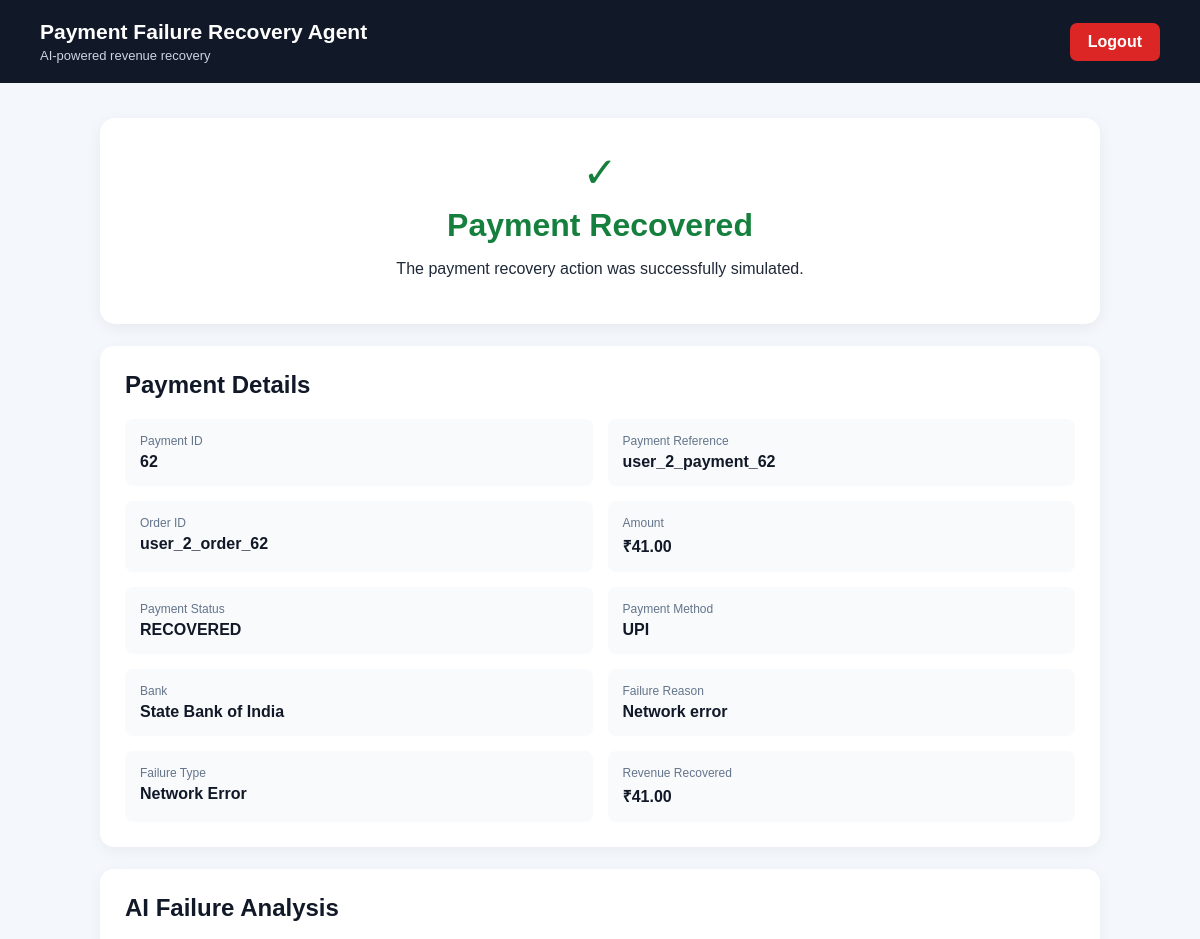
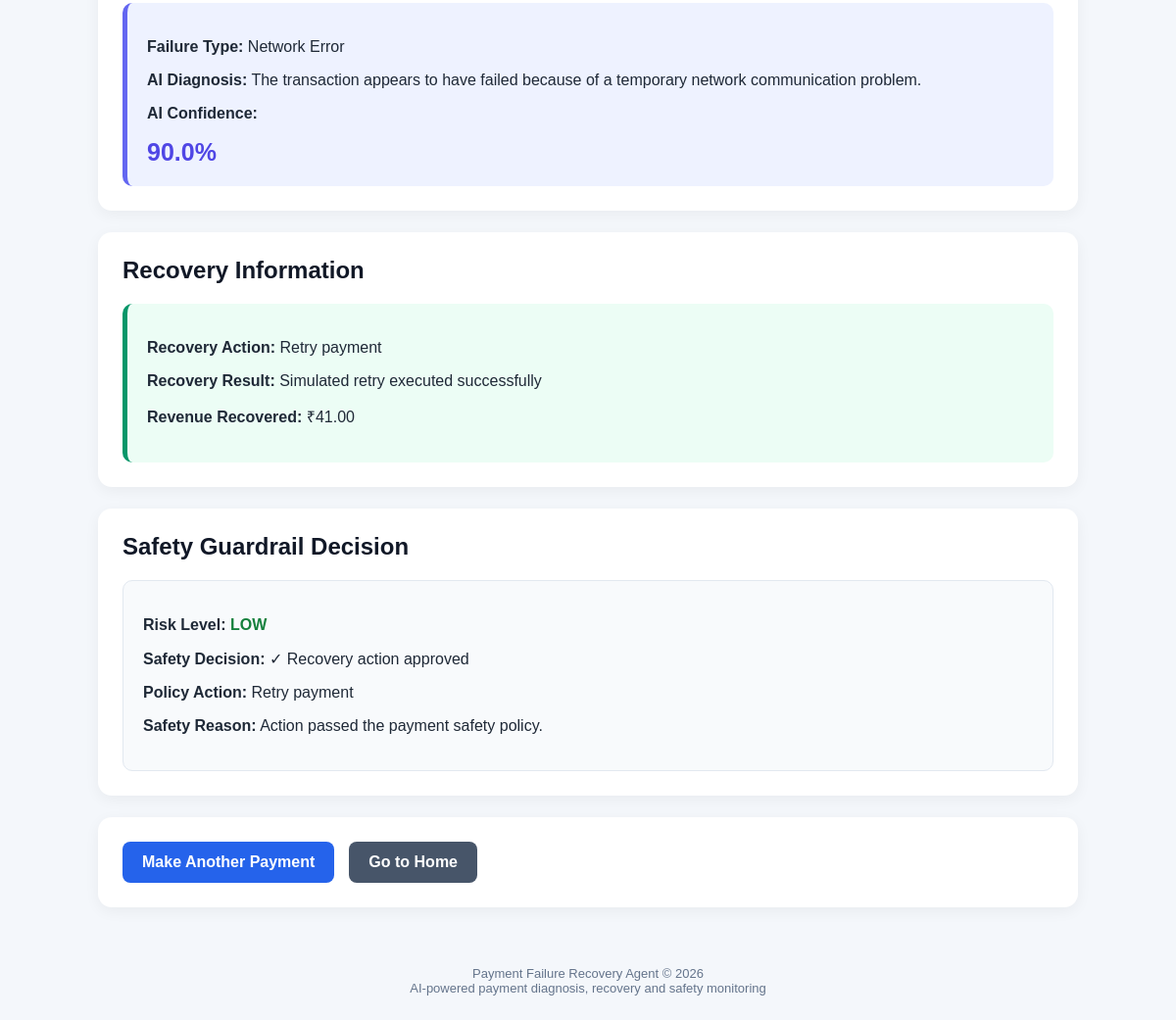
The app's page /payment-result/62/ (signed in) with its own data (2 pictures, top to bottom).
### payments/models.py (models this page shows, shortened)
class Payment(models.Model):
    user = models.ForeignKey(
        User,
        on_delete=models.CASCADE,
        null=True,
        blank=True,
        related_name="payments"
    )
    payment_id = models.CharField(
        max_length=255,
        unique=True
    )
    order_id = models.CharField(
        max_length=100,
        blank=True,
        null=True
    )
    amount = models.DecimalField(
        max_digits=12,
        decimal_places=2,
        default=0
    )
    payment_method = models.CharField(
        max_length=100,
        blank=True,
        null=True
    )
    bank = models.CharField(
        max_length=100,
        blank=True,
        null=True
    )
    failure_type = models.CharField(
        max_length=100,
        blank=True,
        null=True
    )
    failure_reason = models.CharField(
        max_length=255,
        blank=True,
        null=True
    )
    cancellation_reason = models.CharField(
        max_length=100,
        blank=True,
        null=True
    )
    status = models.CharField(
        max_length=50,
        default="FAILED"
    )
    retry_count = models.PositiveIntegerField(
        default=0
    )
    ai_diagnosis = models.TextField(
        blank=True,
        null=True
    )
    ai_confidence = models.FloatField(
        blank=True,
        null=True
    )
    recovery_action = models.CharField(
        max_length=255,
        blank=True,
        null=True
    )
    recovery_result = models.TextField(
        blank=True,
        null=True
    )
    revenue_recovered = models.DecimalField(
        max_digits=12,
        decimal_places=2,
        default=0
    )
    created_at = models.DateTimeField(
        auto_now_add=True
    )
    updated_at = models.DateTimeField(
        auto_now=True
    )

class RecoveryAudit(models.Model):
    payment = models.ForeignKey(
        Payment,
        on_delete=models.CASCADE,
        related_name="recovery_audits"
    )
    failure_type = models.CharField(
        max_length=100,
        blank=True,
        null=True
    )
    cancellation_reason = models.CharField(
        max_length=100,
        blank=True,
        null=True
    )
    root_cause = models.CharField(
        max_length=255,
        blank=True,
        null=True
    )
    recommended_action = models.CharField(
        max_length=255,
        blank=True,
        null=True
    )
    confidence = models.FloatField(
        blank=True,
        null=True
    )
    policy_action = models.CharField(
        max_length=255,
        blank=True,
        null=True
    )
    allowed = models.BooleanField(
        default=False
    )
    risk_level = models.CharField(
        max_length=50,
        blank=True,
        null=True
    )
    executed = models.BooleanField(
        default=False
    )
    result = models.TextField(
        blank=True,
        null=True
    )
    reason = models.TextField(
        blank=True,
        null=True
    )
    created_at = models.DateTimeField(
        auto_now_add=True
    )

### payments/views.py (the view)
@login_required
def payment_result(
    request,
    payment_id
):
    if request.user.is_staff:
        payment = get_object_or_404(
            Payment,
            id=payment_id
        )
    else:
        payment = get_object_or_404(
            Payment,
            id=payment_id,
            user=request.user
        )
    latest_audit = (
        RecoveryAudit.objects
        .filter(
            payment=payment
        )
        .order_by("-id")
        .first()
    )
    failure_type = (
        payment.failure_type
        or ""
    ).strip()
    if (
        not failure_type
        and latest_audit
    ):
        failure_type = (
            latest_audit.failure_type
            or ""
        ).strip()
    if not failure_type:
        failure_type = (
            "Unknown Failure"
        )
    confidence_percent = None
    if payment.ai_confidence is not None:
        confidence_percent = round(
            float(
                payment.ai_confidence
            ) * 100,
            1
        )
    ai_diagnosis = (
        payment.ai_diagnosis
        or "Not analyzed"
    )
    recovery_action = (
        payment.recovery_action
        or "Not available"
    )
    recovery_result = (
        payment.recovery_result
        or "No recovery attempt"
    )
    context = {
        "payment":
            payment,
        "audit":
            latest_audit,
        "latest_audit":
            latest_audit,
        "failure_type":
            failure_type,
        "confidence_percent":
            confidence_percent,
        "ai_diagnosis":
            ai_diagnosis,
        "recovery_action":
            recovery_action,
        "recovery_result":
            recovery_result,
        "is_admin":
            request.user.is_staff,
    }
    return render(
        request,
        "payments/payment_result.html",
        context
    )

### payments/templates/payments/payment_result.html (shortened to what this page needs)
<!DOCTYPE html>
<html lang="en">
<head>
</head>
<body>
<header class="header">
    <div>
        <div class="brand">
            Payment Failure Recovery Agent
        </div>
        <div class="subtitle">
            AI-powered revenue recovery
        </div>
    </div>
    <a href="{% url 'logout' %}" class="logout">
        Logout
    </a>
</header>
<div class="container">
    <div class="result-header">
        {% if payment.status == "RECOVERED" %}
            <div class="result-icon success">
                ✓
            </div>
            <h1 class="success">
                Payment Recovered
            </h1>
            <p>
                The payment recovery action was successfully simulated.
            </p>
        {% endif %}
    </div>
    <div class="card">
        <h2>
            Payment Details
        </h2>
        <div class="details-grid">
            <div class="detail">
                <div class="detail-label">
                    Payment ID
                </div>
                <div class="detail-value">
                    {{ payment.id }}
                </div>
            </div>
            <div class="detail">
                <div class="detail-label">
                    Payment Reference
                </div>
                <div class="detail-value">
                    {{ payment.payment_id }}
                </div>
            </div>
            <div class="detail">
                <div class="detail-label">
                    Order ID
                </div>
                <div class="detail-value">
                    {{ payment.order_id }}
                </div>
            </div>
            <div class="detail">
                <div class="detail-label">
                    Amount
                </div>
                <div class="detail-value">
                    ₹{{ payment.amount }}
                </div>
            </div>
            <div class="detail">
                <div class="detail-label">
                    Payment Status
                </div>
                <div class="detail-value">
                    {{ payment.status }}
                </div>
            </div>
            <div class="detail">
                <div class="detail-label">
                    Payment Method
                </div>
                <div class="detail-value">
                    {{ payment.payment_method }}
                </div>
            </div>
            <div class="detail">
                <div class="detail-label">
                    Bank
                </div>
                <div class="detail-value">
                    {{ payment.bank }}
                </div>
            </div>
            <div class="detail">
                <div class="detail-label">
                    Failure Reason
                </div>
                <div class="detail-value">
                    {{ payment.failure_reason }}
                </div>
            </div>
            <div class="detail">
                <div class="detail-label">
                    Failure Type
                </div>
                <div class="detail-value">
                    {{ failure_type }}
                </div>
            </div>
            <div class="detail">
                <div class="detail-label">
                    Revenue Recovered
                </div>
                <div class="detail-value">
                    ₹{{ payment.revenue_recovered }}
                </div>
            </div>
        </div>
    </div>
    <div class="card">
        <h2>
            AI Failure Analysis
        </h2>
        <div class="diagnosis-box">
            <p>
                <strong>Failure Type:</strong>
                {{ failure_type }}
            </p>
            <p>
                <strong>AI Diagnosis:</strong>
                {{ ai_diagnosis }}
            </p>
            <p>
                <strong>AI Confidence:</strong>
            </p>
            {% if confidence_percent != None %}
                <div class="confidence">
                    {{ confidence_percent }}%
                </div>
            {% else %}
                <div class="confidence">
                    Not Available
                </div>
            {% endif %}
        </div>
    </div>
    <div class="card">
        <h2>
            Recovery Information
        </h2>
        <div class="recovery-box">
            <p>
                <strong>Recovery Action:</strong>
                {{ recovery_action }}
            </p>
            <p>
                <strong>Recovery Result:</strong>
                {{ recovery_result }}
            </p>
            <p>
                <strong>Revenue Recovered:</strong>
                ₹{{ payment.revenue_recovered }}
            </p>
        </div>
    </div>
    {% if audit %}
    <div class="card">
        <h2>
            Safety Guardrail Decision
        </h2>
        <div class="guardrail-box">
            <p>
                <strong>Risk Level:</strong>
                {% if audit.risk_level == "LOW" %}
                    <span class="risk-low">
                        LOW
                    </span>
                {% elif audit.risk_level == "HIGH" %}
                    <span class="risk-high">
                        HIGH
                    </span>
                {% else %}
                    <span class="risk-medium">
                        {{ audit.risk_level }}
                    </span>
                {% endif %}
            </p>
            <p>
                <strong>Safety Decision:</strong>
                {% if audit.allowed %}
                    ✓ Recovery action approved
                {% else %}
                    ✕ Recovery action blocked
                {% endif %}
            </p>
            <p>
                <strong>Policy Action:</strong>
                {{ audit.policy_action }}
            </p>
            <p>
                <strong>Safety Reason:</strong>
                {{ audit.reason }}
            </p>
        </div>
    </div>
    {% endif %}
    <div class="card">
        <div class="buttons">
            <a href="{% url 'make_payment' %}"
               class="btn primary">
                Make Another Payment
            </a>
            <a href="{% url 'dashboard' %}"
               class="btn secondary">
                Go to Home
            </a>
        </div>
    </div>
</div>
<footer>
    Payment Failure Recovery Agent © 2026
    <br>
    AI-powered payment diagnosis, recovery and safety monitoring
</footer>
</body>
</html>

### payments/templates/payments/payment_result.html (style rules this page uses)
* { box-sizing: border-box; }
body { margin: 0; font-family: Arial, Helvetica, sans-serif; background: #f4f7fb; color: #1f2937; }
.header { background: #111827; color: white; padding: 20px 40px; display: flex; justify-content: space-between; align-items: center; }
.brand { font-size: 21px; font-weight: bold; }
.subtitle { color: #cbd5e1; font-size: 13px; margin-top: 4px; }
.logout { background: #dc2626; color: white; padding: 10px 18px; border-radius: 7px; text-decoration: none; font-weight: bold; }
.container { width: 92%; max-width: 1000px; margin: 35px auto; }
.result-header { background: white; text-align: center; padding: 30px; border-radius: 15px; margin-bottom: 22px; box-shadow: 0 4px 15px rgba(0,0,0,.06); }
.success { color: #15803d; }
.result-icon { font-size: 42px; }
.result-header h1 { margin: 10px 0; }
.card { background: white; padding: 25px; border-radius: 14px; margin-bottom: 22px; box-shadow: 0 4px 15px rgba(0,0,0,.05); }
.card h2 { margin-top: 0; color: #111827; }
.details-grid { display: grid; grid-template-columns: repeat(2,1fr); gap: 15px; }
.detail { background: #f8fafc; padding: 15px; border-radius: 8px; }
.detail-label { font-size: 12px; color: #64748b; margin-bottom: 5px; }
.detail-value { font-weight: bold; color: #111827; }
.diagnosis-box { background: #eef2ff; border-left: 5px solid #6366f1; padding: 20px; border-radius: 10px; }
.confidence { font-size: 25px; font-weight: bold; color: #4f46e5; }
.recovery-box { background: #ecfdf5; border-left: 5px solid #059669; padding: 20px; border-radius: 10px; }
.guardrail-box { background: #f8fafc; border: 1px solid #e2e8f0; padding: 20px; border-radius: 10px; }
.risk-low { color: #15803d; font-weight: bold; }
.buttons { display: flex; gap: 15px; flex-wrap: wrap; }
.btn { padding: 12px 20px; border-radius: 8px; color: white; font-weight: bold; text-decoration: none; }
.primary { background: #2563eb; }
.secondary { background: #475569; }
footer { text-align: center; padding: 25px; color: #64748b; font-size: 13px; }

### records on screen
Payment: id "62", payment_id "user_2_payment_62", order_id "user_2_order_62", amount "41.00", status "RECOVERED", payment_method "UPI", bank "State Bank of India", failure_reason "Network error", failure_type "Network Error", revenue_recovered "41.00", ai_diagnosis "The transaction appears to have failed because of a temporary network communication problem.", recovery_action "Retry payment", recovery_result "Simulated retry executed successfully"
RecoveryAudit: policy_action "Retry payment", reason "Action passed the payment safety policy."

### other values on screen
{{ confidence_percent }} "90.0"
